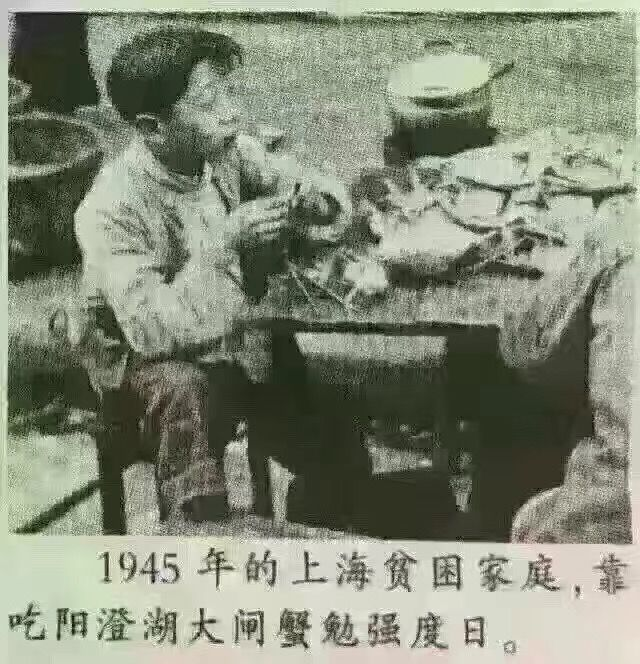
#> input picture img2.jpg, 640 x 664 px
$ python img.py   (Python 2 division)
#> lines starting #> are read from the running program, lines starting #| are printed output that depends on the picture; after the words box and inside, x2 and y2 are one past the last pixel; in counts of white or black regions, pixels touching at a corner belong together
#! /usr/bin/env python
# coding=utf-8
import numpy as np
import matplotlib.pyplot as plt
from PIL import Image
img = np.array(Image.open('img2.jpg').convert('L'))
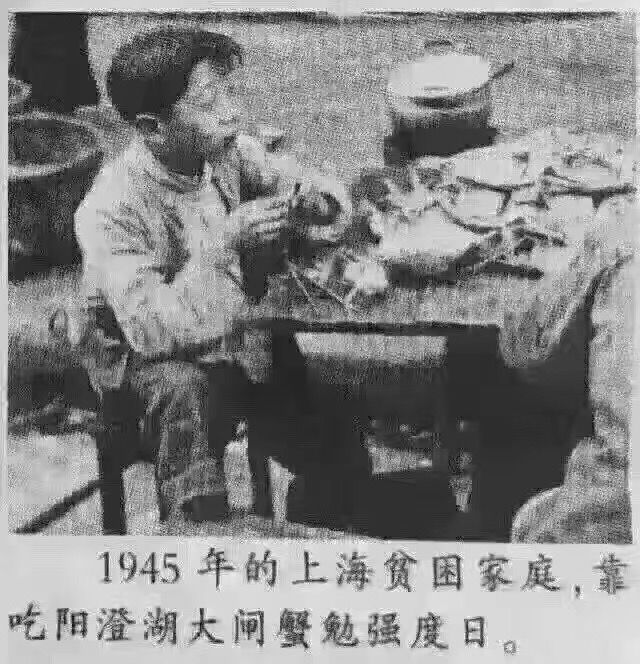
#> img: shape (664, 640); min 1, max 255, mean 134.2
# img_file=cbook.get_sample_data('~/git/testproject/lip.jpg')
# image= plt.imread(img_file)
print img.shape
#| (664, 640)
# [8 lines of commented-out code are left out]
img[:, :] = 255
#> img: shape (664, 640); every value is 255
img[0:300, :] = 0
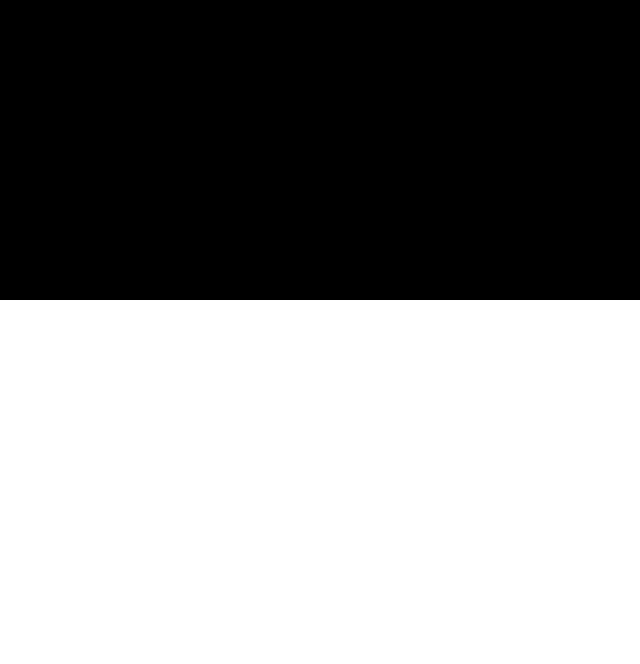
#> img: shape (664, 640); 54.8% white; 1 black region, box (x1, y1, x2, y2) and area: (0, 0, 640, 300) 192000
img[-300:, :] = 0
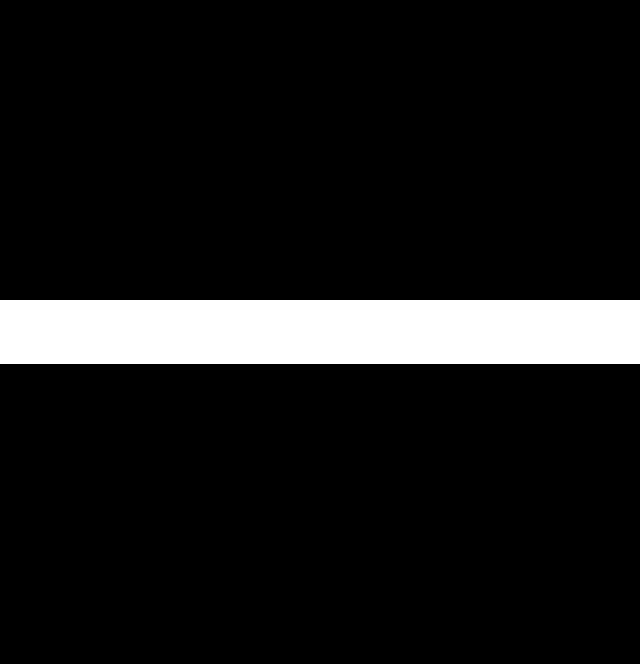
#> img: shape (664, 640); 9.6% white; 1 white region, box (x1, y1, x2, y2) and area: (0, 300, 640, 364) 40960
img[:, 0:300] = 0
img[:, -300:] = 0
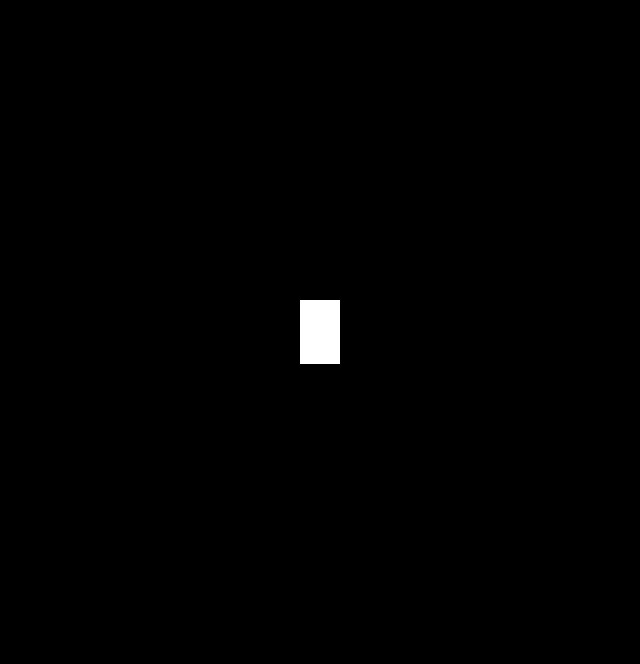
#> img: shape (664, 640); 0.6% white; 1 white region, box (x1, y1, x2, y2) and area: (300, 300, 340, 364) 2560
plt.imshow(img)
plt.imsave('hole.png', img)
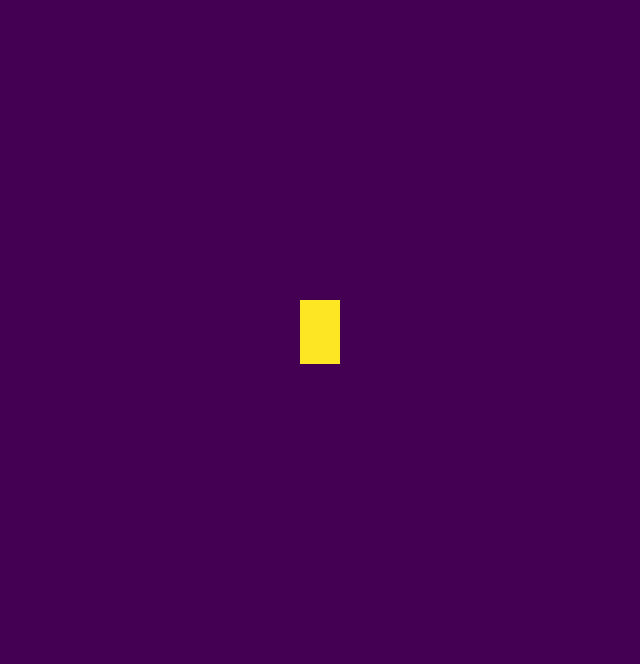
#> saved as hole.png: shape (664, 640, 3); mean R, G, B 69.1, 2.4, 83.7
plt.axis('off')

#  pil_im=Image.fromarray(imgclip)
#  pil_im.save('lipclip.png'  )
plt.show()

#  plt.gca().axis('off')
